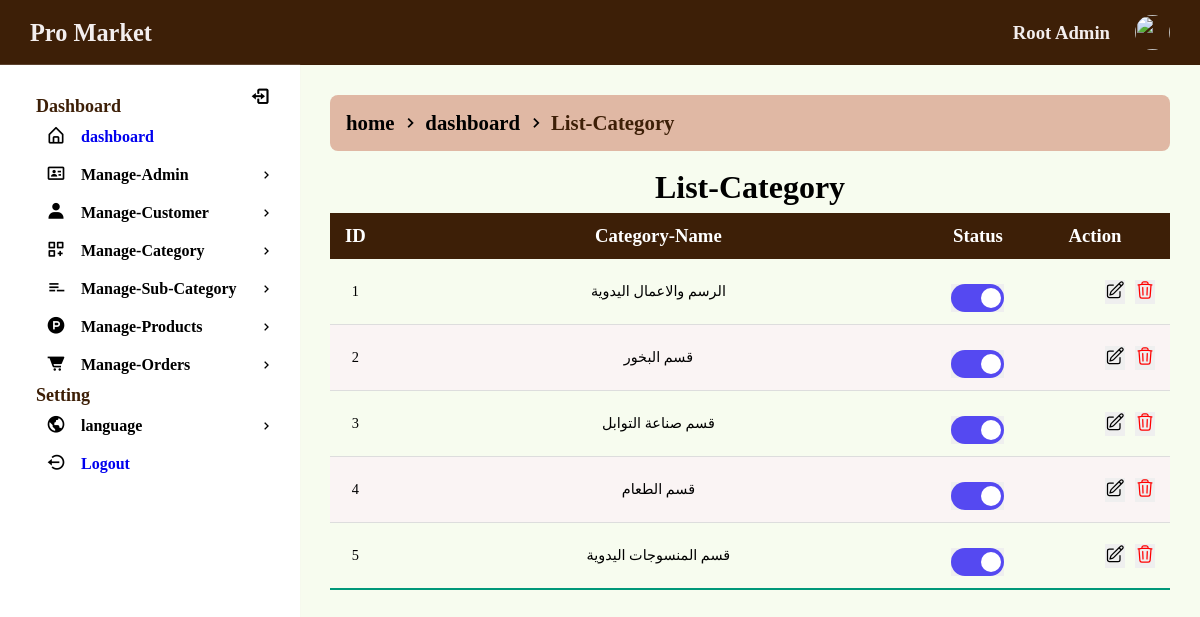
Screenshot of /admin/list-category (signed in) with the database file from the repository.
### tables this page shows
CREATE TABLE `categories` (
  `id` int(11) NOT NULL COMMENT 'CATEGORIES ID',
  `category_name` varchar(64) NOT NULL,
  `category_status` enum('Active','Inactive') NOT NULL DEFAULT 'Active',
  `created_at` datetime DEFAULT current_timestamp(),
  `updated_at` datetime DEFAULT current_timestamp(),
  `category_image` text NOT NULL
);

### admin/app/Controllers/View.php (called while the page is built, shortened)
<?php
class View
{
	public function loadContent($directory, $page_name)
	{
		include("resource/view/".$directory."/".$page_name.".php");
	}
}
?>

### common/Helper.php (called while the page is built, shortened)
<?php
class Helper
{
	public $connection;
	public function __construct()
	{
		$this->connection = new PDO('mysql:host='.$GLOBALS['DBHOST'].';dbname='.$GLOBALS['DBNAME'].';charset=utf8', $GLOBALS['DBUSER'], $GLOBALS['DBPASS']);
		$this->connection->setAttribute(PDO::ATTR_ERRMODE, PDO::ERRMODE_EXCEPTION);
		$this->connection->setAttribute(PDO::ATTR_EMULATE_PREPARES, false);
	}
	public function selectData($columnName, $tableName, $whereValue = 0, $inColumn = 0, $inValue = 0, $formatBy = 0, $paginate = 0)
	{
		try
		{
			if($columnName == "*")
			{
				$sql1 = "SELECT ";
				$sql2 = "*";
			}
			$sql3 = " FROM `$tableName`";
			if(@$formatBy['GROUP'])
				$sql6 = " GROUP BY `" . $formatBy['GROUP'] . "`";
			else
				$sql6 = "";
			if(@$formatBy['ASC'])
				$sql7 = " ORDER BY `" . $formatBy['ASC'] . "` ASC";
			else if(@$formatBy['DESC'])
				$sql7 = " ORDER BY `" . $formatBy['DESC'] . "` DESC";
			else
				$sql7 = "";
			if($paginate != 0)
				$sql8 = " LIMIT " . $paginate['POINT'] . ", " . $paginate['LIMIT'];
			else
				$sql8 = "";
			if($whereValue != 0)
			{
				$sql4 = " WHERE ";
				foreach($whereValue AS $wa1Column => $wa1Value)
				{
					@$sql5 .= $wa1Column . " = " . "'" . $wa1Value . "' AND ";
				}
				$sql5 = trim($sql5); $sql5 = rtrim($sql5, "AND"); $sql5 = trim($sql5);
				$preSQL = $sql1 . $sql2 . $sql3 . $sql4 . $sql5 . $sql6 . $sql7 . $sql8;
			}
			else
			{
				if($inValue != 0)
				{
					$preSQL = $sql1 . $sql2 . $sql3 . $sql4 . $sql5 . $sql6 . $sql7 . $sql8;
				}
				else
				{
					$preSQL = $sql1 . $sql2 . $sql3 . $sql6 . $sql7 . $sql8;
				}
			}
			$query = $this->connection->prepare($preSQL);
			$query->execute();
			$dataSelected = $query->fetchAll(PDO::FETCH_ASSOC);
			return $dataSelected;
		}
		catch(Exception $e)
		{
			return 0;
		}
	}
}
?>

### admin/resource/view/include/index.php (called while the page is built, shortened)
<?php
include_once("../common/Helper.php");
include("../common/breadcrumb.php");
$eloquent = new Helper;

### admin/resource/view/category/list-category.php (the view, shortened to what this page needs)
<?php
include("resource/view/include/index.php");
$columnName = "*";
$tableName = "categories";
$categoryList = $eloquent->selectData($columnName, $tableName);
?>
<div class="wrapper">
	<div class="row">
	<?php
		$links = [
			['url' => 'dashboard', 'label' => $t('home', 1)],
			['url' => 'dashboard', 'label' => $t('dashboard', 1)],
			['url' => '', 'label' => $t('List-Category', 1)],
		];
		echo BreadcrumbGenerator::generateBreadcrumb($links);
		?>
			<section class="panel">
				<header class="panel-heading">
				</header>
				<div class="panel-body">
					<div class="div-table">
					<table class="styled-table" id="dynamic-table">
							<thead>
								<tr>
									<th style="width:5%"><?php $t('ID') ?> </th>
									<th style="width:67%"><?php $t('Category-Name') ?></th>
									<th style="width:10%"><?php $t('Status') ?></th>
									<th style="width:18%"><?php $t('Action') ?></th>
								</tr>
							</thead>
							<tbody>
								<?php
									$n=1;
									foreach($categoryList AS $eachRow)
									{
										echo '
										<tr class="gradeA">
											<td>'. $n .'</td>
											<td>'. $eachRow['category_name'] .'</td>
											<td class="center">
												<form method="post" action="">
													<input type="hidden" name="category_status_id" value="'.$eachRow['id'].'" />
													<input type="hidden" name="current_status" value="'.$eachRow['category_status'].'" />
													<button name="change_status" class="btn-switch"  type="submit">
													<div class="switch">
													<input  type="checkbox"  id="switch" ' . ($eachRow["category_status"] == "Active" ? 'checked' : '') . '/>
													<label for="switch"></label>
													 </div>
													</button>
												</form>
											</td>
											<td >
												<div class="flex-button">
													<form action="" method="post" >
													<input type="hidden" name="did" value="'. $eachRow['id'] .'" />
													<button name="try_delete" class="btn-switch" type="submit" >
													<img src="../public/assets/images/delete.svg" class="hero-icon delete" alt="Delete">
													</button>
												</form>
													<form method="post" action="edit-category" >
														<input type="hidden" name="category_id" value="'.$eachRow['id'].'"/>
														<button name="try_edit" class="btn-switch" type="submit">
															<img src="../public/assets/images/edit.svg" class="hero-icon" alt="Edit">
														</button>
													</form>
												</div>
											</td>
										</tr>
										';
										$n++;
									}
								?>
							</tbody>
						</table>
					</div>
				</div>
			</section>
		</div>
	</div>
</div>

### public/assets/css/admin/admin.css (style rules this page uses)
body { overflow: hidden; }
.wrapper { padding: 20px; }
.panel-heading { line-height: 1; font-size: 2rem; font-weight: bold; text-align: center; padding: 10px; }
.styled-table { border-collapse: collapse; font-size: 0.9em; min-width: 400px; box-shadow: 0 0 20px rgba(0, 0, 0, 0.15); }
.styled-table thead { border-radius: 1em; }
.styled-table thead tr { background-color: var(--main-color); color: #ffffff; text-align: left; }
.styled-table th { font-size: 1.3em; font-weight: bold; }
.styled-table th, .styled-table td { padding: 12px 15px; text-align: center; }
.styled-table tbody tr { border-bottom: 1px solid #dddddd; }
.styled-table tbody tr:nth-of-type(even) { background-color: #faf4f4; }
.styled-table tbody tr:last-of-type { border-bottom: 2px solid #009879; }
.div-table { overflow-x: scroll; }
.flex-button { display: flex; flex-direction: row-reverse; gap: 10px; }
.hero-icon { width: 20px; height: 20px; }
.delete { color: red; }

### public/assets/css/admin/switch.css (style rules this page uses)
.switch { display: flex; }
.switch label { cursor: pointer; width: 45px; height: 20px; background-color: rgb(0, 0, 0, 0.2); display: block; border-radius: 50em; position: relative; transition: 0.3s; padding: 4px; box-sizing: content-box; }
.switch label:after { content: ""; position: absolute; left: 5px; width: 20px; height: 20px; background-color: #fff; border-radius: 50em; transition: 0.3s; }
.switch input:checked + label { background-color: #5549f1; }
.switch input:checked + label:after { transform: translateX(calc(100% + 5px)); }
.btn-switch { border: none; outline: none; cursor: pointer; }

### public/assets/css/common/basic.css (style rules this page uses)
*, *::before, *::after { margin: 0; padding: 0; box-sizing: border-box; }
html { scroll-behavior: smooth; font-family: "Times New Roman", Times, serif; }
body, button, input, textarea { font-family: "Times New Roman", Times, serif; }
body { background-color: #f3e8ff; transition: all 0.5s ease; }

### public/assets/css/common/colors.css (style rules this page uses)
:root { --main1-color: rgb(216, 180, 254); --white-color: #fff; --grey-color: #ecdada; --sec-color:#eff5ee; --thr-color:#e0b8a4; --grey-color-light: #f3eeee; --coorect-color:#385442; --main-color:#3d1f07; --black-color:#000; }

### rows the page displays
categories: category_name "الرسم والاعمال اليدوية"
categories: category_name "قسم البخور"
categories: category_name "قسم صناعة التوابل"
categories: category_name "قسم الطعام"
categories: category_name "قسم المنسوجات اليدوية"

### other values shown
$GLOBALS['NameWebsite'] "Pro Market"
$_SESSION['SMC_login_admin_name'] "Root Admin"
$key "dashboard Manage-Category language Logout List-Category ID Category-Name Status Action"
$t('Manage-Admin',1) "Manage-Admin"
$t('Manage-Customer',1) "Manage-Customer"
$t('Manage-Sub-Category',1) "Manage-Sub-Category"
$t('Manage-Products',1) "Manage-Products"
$t('Manage-Orders',1) "Manage-Orders"
$link['label'] "home"
$link['label'] "dashboard"
$link['label'] "List-Category"
